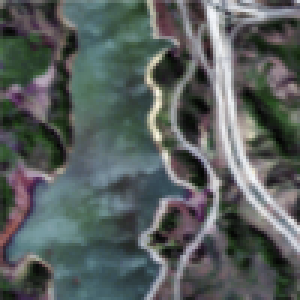
#> input picture experimental/for_article/jasper_image.png, 100 x 100 px (shown 3 times larger)
$ jupyter execute --allow-errors 'plots for article.ipynb'   (older library calls are emulated)
#> lines starting #> are read from the running program, lines starting #| are printed output that depends on the picture
[cell 1]
import os
import numpy as np
from PIL import Image
import matplotlib.pyplot as plt
import matplotlib.patches as patches
from mpl_toolkits.axes_grid1 import make_axes_locatable
from sklearn.decomposition import NMF

np.random.seed(42)
np.set_printoptions(precision=3)

[cell 2]
# [116 lines left out: functions plot_separate_H, plot_combined_H, plot_W_mats, merge_images, plot_and_merge, not called in this run]

def load_results(filepath):
    data = np.load(filepath)
    return data['W'], data['H'], data['fscores'], data['gscores'], data['hscores'], data['total_scores']

## Region selection (for Jasper subimages)

[cell 3]
img = plt.imread('../for_article/jasper_image.png')
#> img is the input picture: shape (100, 100, 4) float32; mean R, G, B, A 0.345, 0.371, 0.366, 1
plt.imshow(img)

rect1 = patches.Rectangle((0, 62), 8, 8, linewidth=2, edgecolor='r', facecolor='none') # jasper region 1
rect2 = patches.Rectangle((30, 10), 10, 10, linewidth=2, edgecolor='r', facecolor='none') # jasper region 2
rect3 = patches.Rectangle((0, 0), 99, 99, linewidth=2, edgecolor='r', facecolor='none')

ax = plt.gca()
ax.add_patch(rect1)
ax.add_patch(rect2)
ax.add_patch(rect3)

ax.text(-4, 67, "1", color='r', fontsize=30, ha='center', va='center')
ax.text(35, 16, "2", color='r', fontsize=30, ha='center', va='center')
ax.text(106, 98, "3", color='r', fontsize=30, ha='right', va='bottom')

ax.axis(False)
plt.savefig('../for_article/jasper_regions.pdf', bbox_inches='tight')
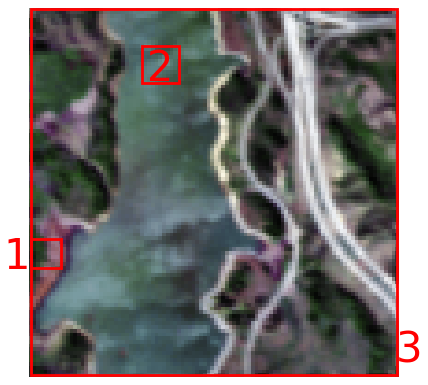
#> figure drawn by matplotlib, 1 panel

[cell 4]
img = plt.imread('../for_article/urban.png')
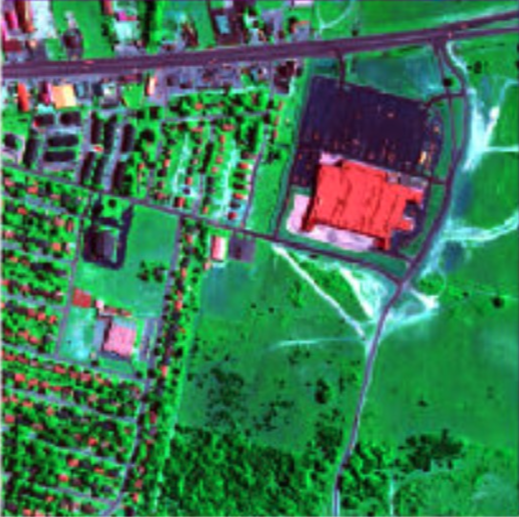
#> input picture experimental/for_article/urban.png, 1038 x 1034 px (shown at 1/2 size)
#> img is the input picture: shape (1034, 1038, 4) float32; mean R, G, B, A 0.229, 0.476, 0.331, 1
plt.imshow(img)
plt.axis(False)
plt.savefig('../for_article/urban.pdf', bbox_inches='tight')

## Synthetic

[cell 5]
# [11 lines left out: function plot_3d, not called in this run]

[cell 6]
data_filepath = '../datasets/synthetic_data.npz'

#> (the rest of this cell did not finish here and is left out)

[cell 7]
row_labels = ['Rank 4', 'Rank 8']
col_labels = ['Vanilla NMF', 'Vanilla NMF (L2 norm adjusted)', 'SONNMF']

fig = plt.figure(figsize=(14, 8))
gs = fig.add_gridspec(2, len(col_labels) + 1, width_ratios=[0.02] + len(col_labels) * [1], hspace=0.1)

for i, rlabel in enumerate(row_labels):
    txt_ax = fig.add_subplot(gs[i, 0])
    txt_ax.text(0.5, 0.5, rlabel, ha='center', va='center', fontsize=14)
    txt_ax.axis('off')

r = 4
_lam = 1e-6
_gamma = 10
max_iters = 1000


#> (the rest of this cell did not finish here and is left out)

[cell 8]
ini_filepath = '../saved_models/synthetic/r{}_ini.npz'
save_filepath = '../saved_models/synthetic/r{}_l{}_g{}_it{}.npz'

r = 8
_lam = 1e-6
_gamma = 1.5

fig = plt.figure(figsize=(16, 5))
axs = [fig.add_subplot(1, 4, i+1, projection='3d') for i in range(4)]


#> (the rest of this cell did not finish here and is left out)

## jasper region 1 (8x8)

[cell 9]
r = 64
_lam = 40000
_gamma = 10000
max_iters = 2000

#> (the rest of this cell did not finish here and is left out)

[cell 10]
# plt.imshow(np.corrcoef(W, rowvar=False), 'gray')
# plt.colorbar()
# plt.tight_layout()

[cell 11]
unique_idxs = [17]
other_idxs = [x for x in range(r) if x not in unique_idxs]

#> (a cell that did not finish here is left out)

#> (a cell that did not finish here is left out)

## jasper region 2 (10x10)

[cell 14]
data_filepath = '../datasets/jasper_region_2.npz'
ini_filepath = '../saved_models/jasper_region_2/r{}_ini.npz'

#> (a cell that did not finish here is left out)

#> (a cell that did not finish here is left out)

[cell 17]
_lam = 1000
_gamma = 0.001
max_iters = 1000

#> (the rest of this cell did not finish here and is left out)

[cell 18]
fig, axs = plt.subplots(1, 4, figsize=(12, 3), sharex=True, sharey=True)
axs = axs.ravel()

for cnt, ax in enumerate(axs):
    if cnt == 0:
        ax.set_ylabel('Reflectance')
    ax.set_xlabel('Bands')
    ax.grid(which='both', linewidth=0.5, color='lightgrey')


#> (the rest of this cell did not finish here and is left out)
